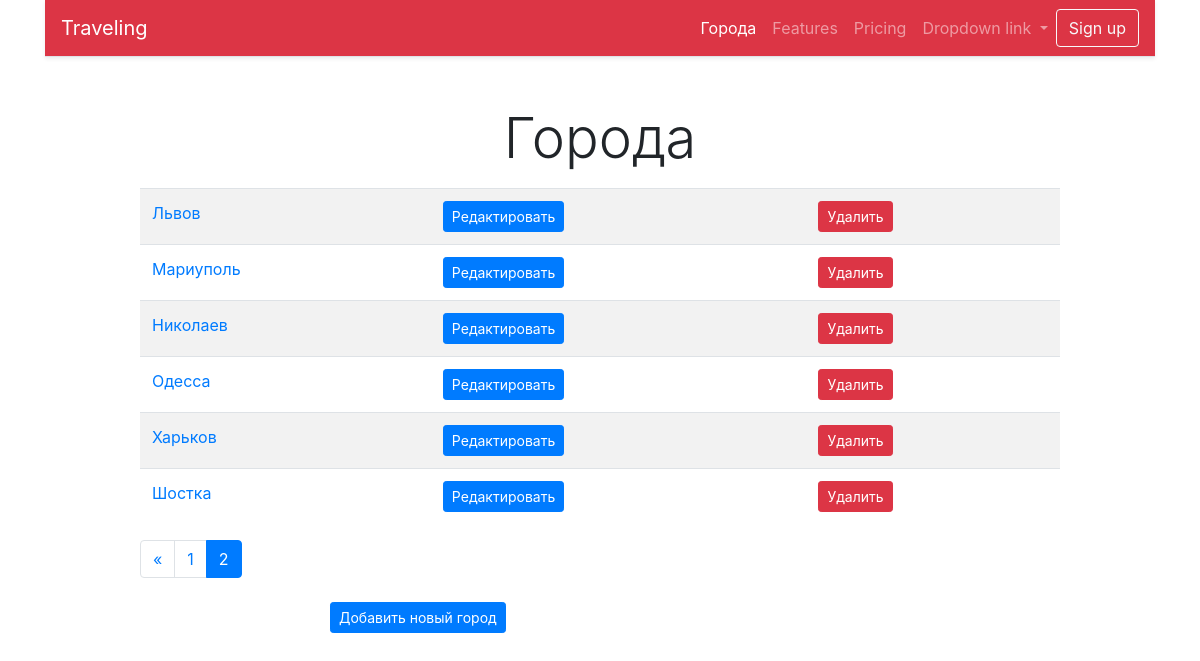
The app's page /cities/?page=2 with its own data.
### cities/models.py (models this page shows, shortened)
class City(models.Model):
    name = models.CharField(max_length=100, unique=True, verbose_name='Город')
    class Meta:
        verbose_name = 'Город'
        verbose_name_plural = 'Города'
        ordering = ['name']

### cities/views.py (the view)
# urls.py: path('', home, name='home'),
def home(request):
    cities = City.objects.all()
    paginator = Paginator(cities, 6)
    page = request.GET.get('page')
    cities = paginator.get_page(page)
    return render(request, 'cities/home.html', {'objects_list': cities})

### cities/templates/cities/home.html (shortened to what this page needs)
{% extends "base.html" %}
{% block content %}
    <h1 class="display-4 text-center my-2">Города</h1>
    <div class="row">
        <div class="col-md-10 mx-auto my-2">
            <table class="table table-striped">
            {% for object in objects_list%}
                <tr>
                    <td>
                        <a href="{% url 'city:detail' pk=object.pk %}">
                            {{ object.name }}
                        </a>
                    </td>
                    <td>
                        <a href="{% url 'city:update' pk=object.pk %}">
                            <button type="button" class="btn btn-primary btn-sm">
                                Редактировать
                            </button>
                        </a>
                    </td>
                    <td>
                        <a href="{% url 'city:delete' pk=object.pk %}">
                            <button type="button" class="btn btn-danger btn-sm">
                                Удалить
                            </button>
                        </a>
                    </td>
                </tr>
            {% endfor %}
            </table>
            <nav aria-label="Page navigation example">
                 <ul class="pagination ">
                     {% if objects_list.has_previous %}
                        <li class="page-item">
                            <a class="page-link"
                                href="?page={{ objects_list.previous_page_number }}"
                                    aria-label="Previous">
                            <span aria-hidden="true">&laquo;</span>
                            </a>
                        </li>
                     {% endif %}
                     {% for page in objects_list.paginator.page_range %}
                        {% if page == objects_list.number %}
                            <li class="page-item active">
                                <a class="page-link" href="#"> {{page}}
                                </a>
                            </li>
                        {% else %}
                            <li class="page-item">
                                <a class="page-link"
                                    href="?page={{page}}">
                                    {{page}}
                                </a>
                            </li>
                        {% endif %}
                     {% endfor %}
                 </ul>
             </nav>
        </div>
    </div>
    <div class="row">
        <div class="col-md-6 mx-auto">
            <a href="{% url 'city:add' %}">
                 <button type="button" class="btn btn-primary btn-sm">
                      Добавить новый город
                 </button>
            </a>
        </div>
    </div>
{% endblock content%}

### records on screen
City: name "Львов"
City: name "Мариуполь"
City: name "Николаев"
City: name "Одесса"
City: name "Харьков"
City: name "Шостка"

### other values on screen
{{ page }} "1"
{{ page }} "2"
